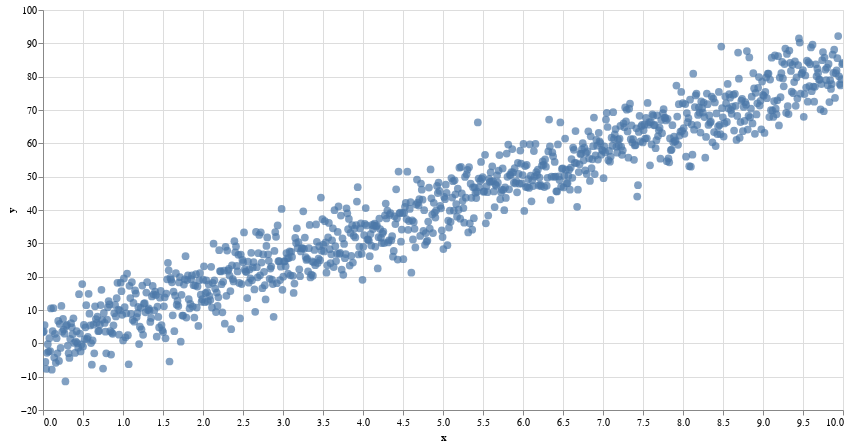

Notebook code cell kept with this figure:
### Markdown cell above
### Altair
This is a yet another good visualization library, based on Vega-lite/D3. It tends to produce interactive graphs; observe how you can hover over the points and see their values as tooltip. Also, you can use your mouse wheel (or other favorite method of yours) to zoom in and out of the graph.

### Code cell
alt.Chart(data).mark_circle(size=60).encode(
    x='x',
    y='y',
    tooltip=['x', 'y']
).properties (width=800, height=400).interactive()

### Figure 1 — Vega-Lite specification as saved in the notebook (floating-point values rounded to 4 significant figures; data arrays with more than 128 entries replaced by an {"elided": "..."} marker saying what was removed)
{"config": {"view": {"continuousWidth": 400, "continuousHeight": 300}}, "data": {"name": "data-7944d6d92171efdef736e03aa4b20e74"}, "mark": {"type": "circle", "size": 60}, "encoding": {"tooltip": [{"field": "x", "type": "quantitative"}, {"field": "y", "type": "quantitative"}], "x": {"field": "x", "type": "quantitative"}, "y": {"field": "y", "type": "quantitative"}}, "height": 400, "selection": {"selector001": {"type": "interval", "bind": "scales", "encodings": ["x", "y"]}}, "width": 800, "$schema": "https://vega.github.io/schema/vega-lite/v4.17.0.json", "datasets": {"data-7944d6d92171efdef736e03aa4b20e74": {"elided": "1000 records"}}}
